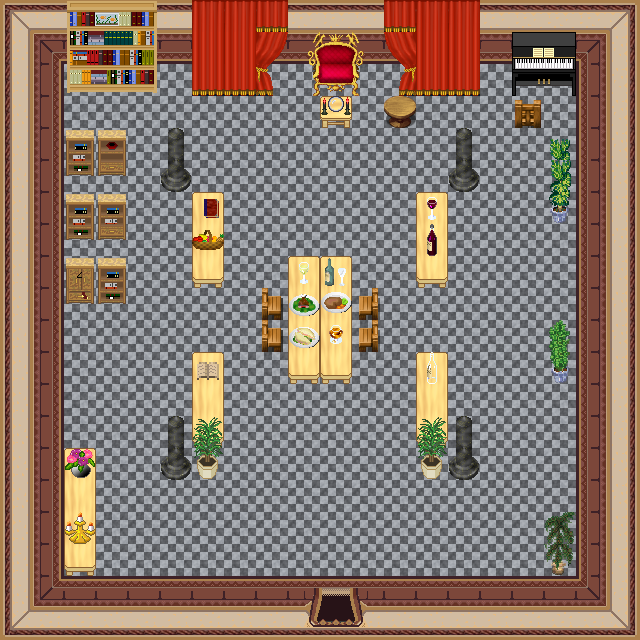

Tiled map render using the project's own tile images. Description and the map definition, with tile-layer contents summarised, below:
An orthogonal 20x20 tile map with 32x32 px tiles, 4 tile layers (0_floor, 1_terrain, 2_object, 3_roof), 3 hidden layers not drawn, 34 tilesets.

<map version="1.0" tiledversion="1.1.3" orientation="orthogonal" renderorder="right-down" width="20" height="20" tilewidth="32" tileheight="32" infinite="0" nextobjectid="1">
 <tileset firstgid="1" name="int_wall_dark_red" tilewidth="32" tileheight="32" tilecount="16" columns="4">
  <image source="../../tileset/building/wall/int_wall_dark_red.png" width="128" height="128" />
 </tileset>
 <tileset firstgid="17" name="int_wall_dark_red_corners" tilewidth="32" tileheight="32" tilecount="16" columns="4">
  <image source="../../tileset/building/wall/int_wall_dark_red_corners.png" width="128" height="128" />
 </tileset>
 <tileset firstgid="33" name="piano.png" tilewidth="32" tileheight="32" tilecount="4" columns="2">
  <image source="../../tileset/furniture/other/piano.png" width="64" height="64" />
 </tileset>
 <tileset firstgid="37" name="Untitled" tilewidth="32" tileheight="32" tilecount="1" columns="1">
  <image source="../../tileset/furniture/table/wooden.png" width="32" height="32" />
 </tileset>
 <tileset firstgid="38" name="Untitled" tilewidth="32" tileheight="32" tilecount="4" columns="2">
  <image source="../../tileset/furniture/chair/wooden_pale.png" width="64" height="64" />
 </tileset>
 <tileset firstgid="42" name="Untitled" tilewidth="32" tileheight="32" tilecount="2" columns="2">
  <image source="../../tileset/item/food/meals_1.png" width="64" height="32" />
 </tileset>
 <tileset firstgid="44" name="Untitled" tilewidth="32" tileheight="32" tilecount="1" columns="1">
  <image source="../../tileset/item/food/fruit_basket.png" width="32" height="32" />
 </tileset>
 <tileset firstgid="45" name="Untitled" tilewidth="32" tileheight="32" tilecount="2" columns="1">
  <image source="../../tileset/item/food/meals_2.png" width="32" height="64" />
 </tileset>
 <tileset firstgid="47" name="Untitled" tilewidth="32" tileheight="32" tilecount="1" columns="1">
  <image source="../../tileset/item/drink/bottle_and_glass.png" width="32" height="32" />
 </tileset>
 <tileset firstgid="48" name="Untitled" tilewidth="32" tileheight="32" tilecount="1" columns="1">
  <image source="../../tileset/furniture/light/candelabra.png" width="32" height="32" />
 </tileset>
 <tileset firstgid="49" name="Untitled" tilewidth="32" tileheight="32" tilecount="3" columns="3">
  <image source="../../tileset/plant/indoor/flower_vase.png" width="96" height="32" />
 </tileset>
 <tileset firstgid="52" name="collision" tilewidth="32" tileheight="32" tilecount="1" columns="1">
  <image source="../../tileset/logic/collision.png" width="32" height="32" />
 </tileset>
 <tileset firstgid="53" name="Untitled" tilewidth="32" tileheight="32" tilecount="12" columns="6">
  <image source="../../tileset/plant/indoor/pot_plant_1.png" width="192" height="64" />
 </tileset>
 <tileset firstgid="65" name="dark_red_ns_fancy" tilewidth="32" tileheight="32" tilecount="12" columns="3">
  <image source="../../tileset/building/entrance/dark_red_ns_fancy.png" width="96" height="128" />
 </tileset>
 <tileset firstgid="77" name="Untitled" tilewidth="32" tileheight="32" tilecount="14" columns="14">
  <image source="../../tileset/logic/creature/dark_elf.png" width="448" height="32" />
 </tileset>
 <tileset firstgid="91" name="Untitled" tilewidth="32" tileheight="32" tilecount="10" columns="10">
  <image source="../../tileset/logic/creature/elf.png" width="320" height="32" />
 </tileset>
 <tileset firstgid="101" name="ground_square" tilewidth="32" tileheight="32" tilecount="1" columns="1">
  <image source="../../tileset/ground/square_paving.png" width="32" height="32" />
 </tileset>
 <tileset firstgid="102" name="throne" tilewidth="32" tileheight="32" tilecount="6" columns="3">
  <image source="../../tileset/furniture/chair/throne.png" width="96" height="64" />
 </tileset>
 <tileset firstgid="108" name="table_front" tilewidth="32" tileheight="32" tilecount="3" columns="1">
  <image source="../../tileset/furniture/table/long_front_on_pale.png" width="32" height="96" />
 </tileset>
 <tileset firstgid="111" name="column" tilewidth="32" tileheight="32" tilecount="6" columns="3">
  <image source="../../tileset/item/statue/metal_and_stone.png" width="96" height="64" />
 </tileset>
 <tileset firstgid="117" name="curtain 1" tilewidth="32" tileheight="32" tilecount="6" columns="2">
  <image source="../../tileset/furniture/curtain/red_gold_gathered.png" width="64" height="96" />
 </tileset>
 <tileset firstgid="123" name="bright bookshelf 1" tilewidth="32" tileheight="32" tilecount="9" columns="3">
  <image source="../../tileset/furniture/shelve/bright_bookshelf.png" width="96" height="96" />
 </tileset>
 <tileset firstgid="132" name="bookshelf 2" tilewidth="32" tileheight="32" tilecount="6" columns="3">
  <image source="../../tileset/furniture/shelve/bright_bookshelf_and_cupboard.png" width="96" height="64" />
 </tileset>
 <tileset firstgid="138" name="orb" tilewidth="32" tileheight="32" tilecount="2" columns="2">
  <image source="../../tileset/furniture/table/orb_table.png" width="64" height="32" />
 </tileset>
 <tileset firstgid="140" name="books" tilewidth="32" tileheight="32" tilecount="4" columns="2">
  <image source="../../tileset/item/documents/book.png" width="64" height="64" />
 </tileset>
 <tileset firstgid="144" name="drink1" tilewidth="32" tileheight="32" tilecount="4" columns="2">
  <image source="../../tileset/item/drink/red_wine.png" width="64" height="64" />
 </tileset>
 <tileset firstgid="148" name="drink2" tilewidth="32" tileheight="32" tilecount="3" columns="1">
  <image source="../../tileset/item/drink/white_wine.png" width="32" height="96" />
 </tileset>
 <tileset firstgid="151" name="drink3" tilewidth="32" tileheight="32" tilecount="2" columns="1">
  <image source="../../tileset/item/drink/cognac.png" width="32" height="64" />
 </tileset>
 <tileset firstgid="153" name="plant11" tilewidth="32" tileheight="32" tilecount="2" columns="1">
  <image source="../../tileset/plant/indoor/oriental_plant.png" width="32" height="64" />
 </tileset>
 <tileset firstgid="155" name="portal" tilewidth="32" tileheight="32" tilecount="7" columns="7">
  <image source="../../tileset/logic/portal.png" width="224" height="32" />
 </tileset>
 <tileset firstgid="162" name="humans1" tilewidth="32" tileheight="32" tilecount="9" columns="9">
  <image source="../../tileset/logic/creature/human_soldier.png" width="288" height="32" />
 </tileset>
 <tileset firstgid="171" name="gnomes" tilewidth="32" tileheight="32" tilecount="2" columns="2">
  <image source="../../tileset/logic/creature/gnome.png" width="64" height="32" />
 </tileset>
 <tileset firstgid="173" name="red_drapes" tilewidth="32" tileheight="32" tilecount="9" columns="3">
  <image source="../../tileset/furniture/curtain/red_drapes.png" width="96" height="96" />
 </tileset>
 <tileset firstgid="182" name="red_drapes" tilewidth="32" tileheight="32" tilecount="9" columns="3">
  <image source="../../tileset/furniture/curtain/red_drapes.png" width="96" height="96" />
 </tileset>
 <layer name="0_floor" width="20" height="20">
  <data>[400 cells, 400 non-empty, 1 distinct tile ids]</data>
 </layer>
 <layer name="1_terrain" width="20" height="20">
  <data>[400 cells, 169 non-empty, 20 distinct tile ids]</data>
 </layer>
 <layer name="2_object" width="20" height="20">
  <data>[400 cells, 79 non-empty, 61 distinct tile ids]</data>
 </layer>
 <layer name="3_roof" width="20" height="20">
  <data>[400 cells, 16 non-empty, 9 distinct tile ids]</data>
 </layer>
 <layer name="objects" width="20" height="20" visible="0">
  <data>[400 cells, 6 non-empty, 6 distinct tile ids]</data>
 </layer>
 <layer name="collision" width="20" height="20" visible="0" opacity="0.41">
  <data>[400 cells, 189 non-empty, 1 distinct tile ids]</data>
 </layer>
 <layer name="protection" width="20" height="20" visible="0">
  <data>[400 cells, 0 non-empty, 0 distinct tile ids]</data>
 </layer>
</map>
